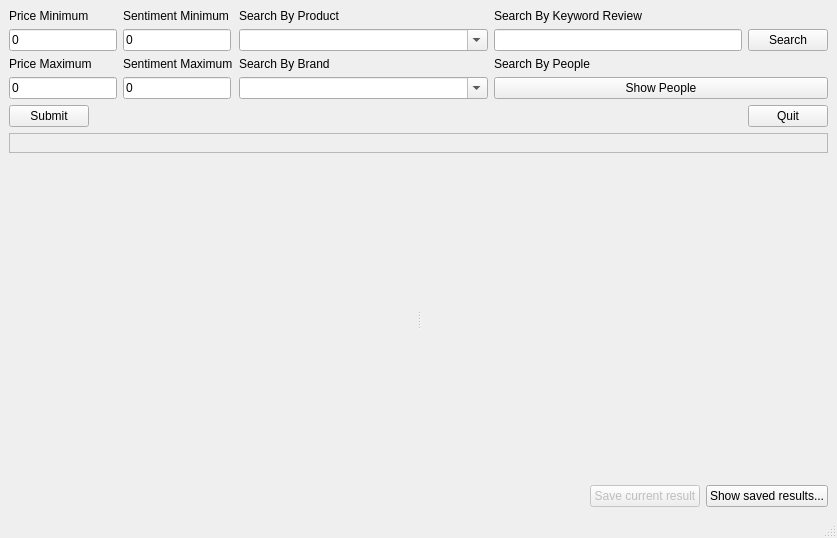
<?xml version="1.0" encoding="UTF-8"?>
<ui version="4.0">
 <class>MainWindow</class>
 <widget class="QMainWindow" name="MainWindow">
  <property name="geometry">
   <rect>
    <x>0</x>
    <y>0</y>
    <width>837</width>
    <height>538</height>
   </rect>
  </property>
  <property name="windowTitle">
   <string>MainWindow</string>
  </property>
  <widget class="QWidget" name="centralwidget">
   <layout class="QVBoxLayout" name="verticalLayout">
    <item>
     <layout class="QGridLayout" name="gridLayout">
      <item row="0" column="1">
       <widget class="QLabel" name="label_5">
        <property name="text">
         <string>Sentiment Minimum</string>
        </property>
       </widget>
      </item>
      <item row="0" column="0">
       <widget class="QLabel" name="label_3">
        <property name="text">
         <string>Price Minimum</string>
        </property>
       </widget>
      </item>
      <item row="1" column="1">
       <widget class="QLineEdit" name="sentiment_min">
        <property name="sizePolicy">
         <sizepolicy hsizetype="Fixed" vsizetype="Fixed">
          <horstretch>0</horstretch>
          <verstretch>0</verstretch>
         </sizepolicy>
        </property>
        <property name="text">
         <string>0</string>
        </property>
       </widget>
      </item>
      <item row="0" column="3">
       <widget class="QLabel" name="label_9">
        <property name="sizePolicy">
         <sizepolicy hsizetype="Preferred" vsizetype="Fixed">
          <horstretch>0</horstretch>
          <verstretch>0</verstretch>
         </sizepolicy>
        </property>
        <property name="text">
         <string>Search By Keyword Review</string>
        </property>
       </widget>
      </item>
      <item row="1" column="0">
       <widget class="QLineEdit" name="price_min">
        <property name="sizePolicy">
         <sizepolicy hsizetype="Fixed" vsizetype="Fixed">
          <horstretch>0</horstretch>
          <verstretch>0</verstretch>
         </sizepolicy>
        </property>
        <property name="text">
         <string>0</string>
        </property>
       </widget>
      </item>
      <item row="2" column="0">
       <widget class="QLabel" name="label_4">
        <property name="text">
         <string>Price Maximum</string>
        </property>
       </widget>
      </item>
      <item row="2" column="3">
       <widget class="QLabel" name="label_10">
        <property name="sizePolicy">
         <sizepolicy hsizetype="Preferred" vsizetype="Fixed">
          <horstretch>0</horstretch>
          <verstretch>0</verstretch>
         </sizepolicy>
        </property>
        <property name="text">
         <string>Search By People</string>
        </property>
       </widget>
      </item>
      <item row="3" column="1">
       <widget class="QLineEdit" name="sentiment_max">
        <property name="sizePolicy">
         <sizepolicy hsizetype="Fixed" vsizetype="Fixed">
          <horstretch>0</horstretch>
          <verstretch>0</verstretch>
         </sizepolicy>
        </property>
        <property name="text">
         <string>0</string>
        </property>
       </widget>
      </item>
      <item row="2" column="1">
       <widget class="QLabel" name="label_6">
        <property name="text">
         <string>Sentiment Maximum</string>
        </property>
       </widget>
      </item>
      <item row="2" column="2">
       <widget class="QLabel" name="label_8">
        <property name="text">
         <string>Search By Brand</string>
        </property>
       </widget>
      </item>
      <item row="0" column="2">
       <widget class="QLabel" name="label_7">
        <property name="text">
         <string>Search By Product</string>
        </property>
       </widget>
      </item>
      <item row="3" column="0">
       <widget class="QLineEdit" name="price_max">
        <property name="sizePolicy">
         <sizepolicy hsizetype="Fixed" vsizetype="Fixed">
          <horstretch>0</horstretch>
          <verstretch>0</verstretch>
         </sizepolicy>
        </property>
        <property name="text">
         <string>0</string>
        </property>
       </widget>
      </item>
      <item row="1" column="3">
       <widget class="QLineEdit" name="filter_keyword"/>
      </item>
      <item row="1" column="4">
       <widget class="QPushButton" name="search_by_keyword">
        <property name="text">
         <string>Search</string>
        </property>
       </widget>
      </item>
      <item row="1" column="2">
       <widget class="QComboBox" name="filter_product">
        <property name="sizePolicy">
         <sizepolicy hsizetype="Expanding" vsizetype="Fixed">
          <horstretch>0</horstretch>
          <verstretch>0</verstretch>
         </sizepolicy>
        </property>
        <property name="editable">
         <bool>true</bool>
        </property>
       </widget>
      </item>
      <item row="3" column="2">
       <widget class="QComboBox" name="filter_brand">
        <property name="sizePolicy">
         <sizepolicy hsizetype="Expanding" vsizetype="Fixed">
          <horstretch>0</horstretch>
          <verstretch>0</verstretch>
         </sizepolicy>
        </property>
        <property name="editable">
         <bool>true</bool>
        </property>
       </widget>
      </item>
      <item row="3" column="3" colspan="2">
       <widget class="QPushButton" name="show_people">
        <property name="text">
         <string>Show People</string>
        </property>
       </widget>
      </item>
     </layout>
    </item>
    <item>
     <layout class="QHBoxLayout" name="horizontalLayout_2">
      <item>
       <widget class="QPushButton" name="submit">
        <property name="text">
         <string>Submit</string>
        </property>
       </widget>
      </item>
      <item>
       <spacer name="horizontalSpacer_2">
        <property name="orientation">
         <enum>Qt::Horizontal</enum>
        </property>
        <property name="sizeHint" stdset="0">
         <size>
          <width>377</width>
          <height>20</height>
         </size>
        </property>
       </spacer>
      </item>
      <item>
       <widget class="QPushButton" name="quit">
        <property name="text">
         <string>Quit</string>
        </property>
       </widget>
      </item>
     </layout>
    </item>
    <item>
     <widget class="QLabel" name="message">
      <property name="sizePolicy">
       <sizepolicy hsizetype="Preferred" vsizetype="Fixed">
        <horstretch>0</horstretch>
        <verstretch>0</verstretch>
       </sizepolicy>
      </property>
      <property name="minimumSize">
       <size>
        <width>0</width>
        <height>20</height>
       </size>
      </property>
      <property name="frameShape">
       <enum>QFrame::StyledPanel</enum>
      </property>
      <property name="frameShadow">
       <enum>QFrame::Sunken</enum>
      </property>
      <property name="text">
       <string/>
      </property>
     </widget>
    </item>
    <item>
     <widget class="QSplitter" name="splitter">
      <property name="sizePolicy">
       <sizepolicy hsizetype="Expanding" vsizetype="Expanding">
        <horstretch>0</horstretch>
        <verstretch>0</verstretch>
       </sizepolicy>
      </property>
      <property name="orientation">
       <enum>Qt::Horizontal</enum>
      </property>
      <widget class="ImageView" name="wordcloud" native="true">
       <property name="sizePolicy">
        <sizepolicy hsizetype="Expanding" vsizetype="Preferred">
         <horstretch>0</horstretch>
         <verstretch>0</verstretch>
        </sizepolicy>
       </property>
      </widget>
      <widget class="ImageView" name="histogram" native="true">
       <property name="sizePolicy">
        <sizepolicy hsizetype="Expanding" vsizetype="Preferred">
         <horstretch>0</horstretch>
         <verstretch>0</verstretch>
        </sizepolicy>
       </property>
      </widget>
     </widget>
    </item>
    <item>
     <layout class="QHBoxLayout" name="horizontalLayout">
      <item>
       <spacer name="horizontalSpacer">
        <property name="orientation">
         <enum>Qt::Horizontal</enum>
        </property>
        <property name="sizeHint" stdset="0">
         <size>
          <width>40</width>
          <height>20</height>
         </size>
        </property>
       </spacer>
      </item>
      <item>
       <widget class="QPushButton" name="save_results">
        <property name="enabled">
         <bool>false</bool>
        </property>
        <property name="text">
         <string>Save current result</string>
        </property>
       </widget>
      </item>
      <item>
       <widget class="QPushButton" name="show_results">
        <property name="text">
         <string>Show saved results...</string>
        </property>
       </widget>
      </item>
     </layout>
    </item>
   </layout>
  </widget>
  <widget class="QStatusBar" name="statusbar"/>
 </widget>
 <customwidgets>
  <customwidget>
   <class>ImageView</class>
   <extends>QWidget</extends>
   <header>image_view</header>
   <container>1</container>
  </customwidget>
 </customwidgets>
 <tabstops>
  <tabstop>price_min</tabstop>
  <tabstop>price_max</tabstop>
  <tabstop>sentiment_min</tabstop>
  <tabstop>filter_keyword</tabstop>
  <tabstop>sentiment_max</tabstop>
 </tabstops>
 <resources/>
 <connections/>
</ui>
